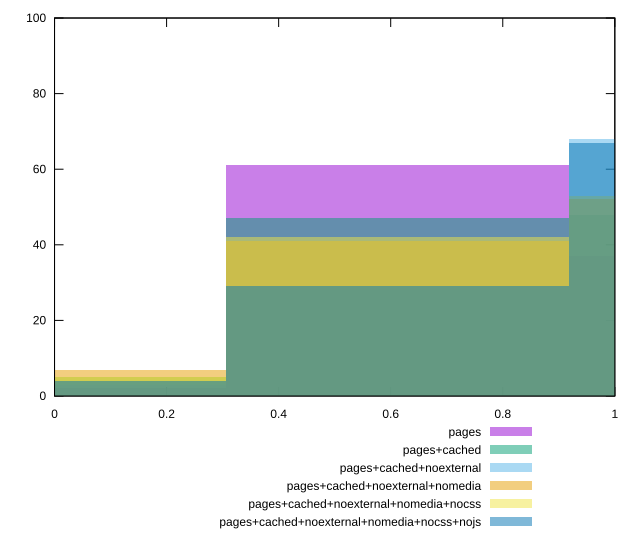

Here is the gnuplot script that generated this plot:
reset

$pages <<EOF
1.2232080029265469 37
0.6116040014632734 61
0 2
EOF

$pagesCached <<EOF
1.2232080029265469 48
0 5
0.6116040014632734 47
EOF

$pagesCachedNoexternal <<EOF
1.2232080029265469 68
0.6116040014632734 29
0 3
EOF

$pagesCachedNoexternalNomedia <<EOF
0.6116040014632734 41
1.2232080029265469 52
0 7
EOF

$pagesCachedNoexternalNomediaNocss <<EOF
1.2232080029265469 53
0 5
0.6116040014632734 42
EOF

$pagesCachedNoexternalNomediaNocssNojs <<EOF
1.2232080029265469 67
0.6116040014632734 29
0 4
EOF

set key outside below
set boxwidth 0.6116040014632734
set xrange [0:1]
set yrange [0:100]
set trange [0:100]
set style fill transparent solid 0.5 noborder
set terminal svg size 640, 540 enhanced background rgb 'white'
set output "reprap/uses-rel-preload/comparison/histogram/all_score.svg"

plot $pages title "pages" with boxes, \
     $pagesCached title "pages+cached" with boxes, \
     $pagesCachedNoexternal title "pages+cached+noexternal" with boxes, \
     $pagesCachedNoexternalNomedia title "pages+cached+noexternal+nomedia" with boxes, \
     $pagesCachedNoexternalNomediaNocss title "pages+cached+noexternal+nomedia+nocss" with boxes, \
     $pagesCachedNoexternalNomediaNocssNojs title "pages+cached+noexternal+nomedia+nocss+nojs" with boxes

reset
